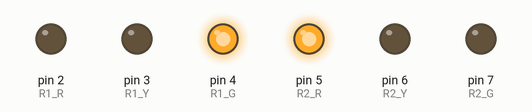
The sketch below on a simulated Arduino Uno, built with avr-gcc and run on an emulated ATmega328P. Parts: output pins drawn as LEDs (lit = HIGH).

Above: at 2.5 s.
At 6.0 s:
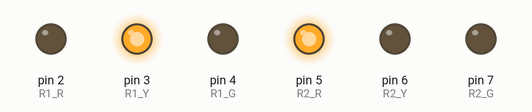
At 9.5 s:
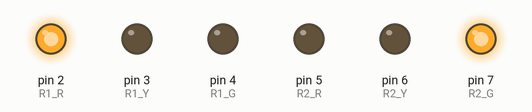
At 13.0 s:
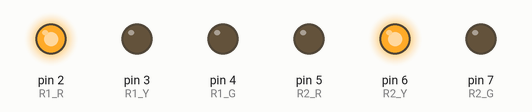
Timing chart, 0 to 18.2 s (numbered marks = the images above):
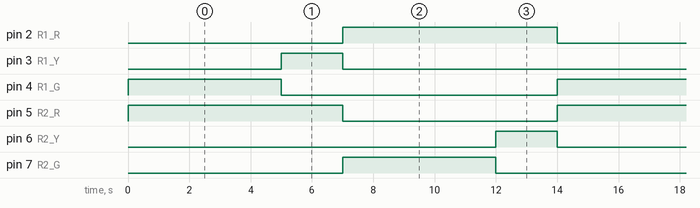

Measured:
- by itself, pin 2 (R1_R), pin 5 (R2_R): alternates HIGH for 7.0 s and LOW for 7.0 s
- by itself, pin 3 (R1_Y), pin 6 (R2_Y): alternates HIGH for 2.0 s and LOW for 12.0 s
- by itself, pin 4 (R1_G), pin 7 (R2_G): alternates HIGH for 5.0 s and LOW for 9.0 s

The sketch:

traffic_light.ino.ino
```cpp
// Smart Traffic Light Controller
// Road One & Road Two

int R1_R = 2;
int R1_Y = 3;
int R1_G = 4;

int R2_R = 5;
int R2_Y = 6;
int R2_G = 7;

void setup() {
  pinMode(R1_R, OUTPUT);
  pinMode(R1_Y, OUTPUT);
  pinMode(R1_G, OUTPUT);

  pinMode(R2_R, OUTPUT);
  pinMode(R2_Y, OUTPUT);
  pinMode(R2_G, OUTPUT);
}

void loop() {

  // ROAD ONE GREEN | ROAD TWO RED
  digitalWrite(R1_G, HIGH);
  digitalWrite(R1_Y, LOW);
  digitalWrite(R1_R, LOW);

  digitalWrite(R2_R, HIGH);
  digitalWrite(R2_Y, LOW);
  digitalWrite(R2_G, LOW);
  delay(5000);

  // ROAD ONE YELLOW
  digitalWrite(R1_G, LOW);
  digitalWrite(R1_Y, HIGH);
  delay(2000);

  digitalWrite(R1_Y, LOW);
  digitalWrite(R1_R, HIGH);

  // ROAD TWO GREEN
  digitalWrite(R2_R, LOW);
  digitalWrite(R2_G, HIGH);
  delay(5000);

  // ROAD TWO YELLOW
  digitalWrite(R2_G, LOW);
  digitalWrite(R2_Y, HIGH);
  delay(2000);

  digitalWrite(R2_Y, LOW);
  digitalWrite(R2_R, HIGH);
}
```
